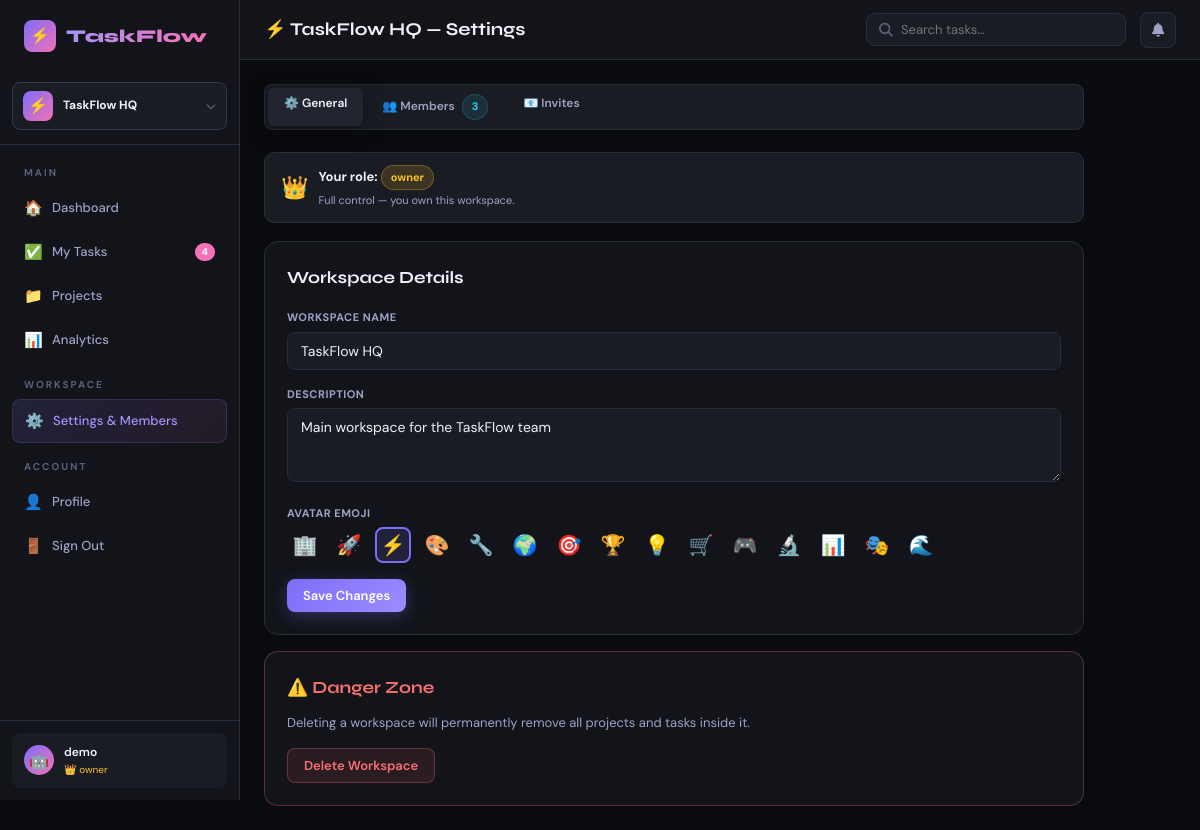
/workspaces/1/settings (signed in), run on the app's committed database.
### taskflow 2/app.py (models this page shows)
class Workspace(db.Model):
    id          = db.Column(db.Integer, primary_key=True)
    name        = db.Column(db.String(120), nullable=False)
    slug        = db.Column(db.String(80), unique=True, nullable=False)
    description = db.Column(db.Text)
    avatar      = db.Column(db.String(4), default='🏢')
    plan        = db.Column(db.String(20), default='free')
    created     = db.Column(db.DateTime, default=datetime.utcnow)
    owner_id    = db.Column(db.Integer, db.ForeignKey('user.id'))
    members     = db.relationship('WorkspaceMember', backref='workspace', lazy=True, cascade='all,delete')
    projects    = db.relationship('Project', backref='workspace', lazy=True, cascade='all,delete')
    invites     = db.relationship('WorkspaceInvite', backref='workspace', lazy=True, cascade='all,delete')

class User(db.Model):
    id            = db.Column(db.Integer, primary_key=True)
    username      = db.Column(db.String(80), unique=True, nullable=False)
    email         = db.Column(db.String(120), unique=True, nullable=False)
    password      = db.Column(db.String(256), nullable=False)
    avatar        = db.Column(db.String(2), default='😎')
    role          = db.Column(db.String(20), default='member')
    created       = db.Column(db.DateTime, default=datetime.utcnow)
    active_ws_id  = db.Column(db.Integer, db.ForeignKey('workspace.id'), nullable=True)
    tasks         = db.relationship('Task', foreign_keys='Task.assignee_id', backref='assignee', lazy=True)
    created_tasks = db.relationship('Task', foreign_keys='Task.creator_id', backref='creator', lazy=True)
    notifications = db.relationship('Notification', backref='user', lazy=True)

class WorkspaceMember(db.Model):
    id           = db.Column(db.Integer, primary_key=True)
    workspace_id = db.Column(db.Integer, db.ForeignKey('workspace.id'), nullable=False)
    user_id      = db.Column(db.Integer, db.ForeignKey('user.id'), nullable=False)
    role         = db.Column(db.String(20), default='member')  # owner/admin/member/viewer
    joined       = db.Column(db.DateTime, default=datetime.utcnow)
    user         = db.relationship('User', backref='workspace_memberships')

### taskflow 2/app.py (the view)
@app.route('/workspaces/<int:wid>/settings', methods=['GET','POST'])
@login_required
def workspace_settings(wid):
    u = current_user(); ws = Workspace.query.get_or_404(wid)
    role = get_ws_role(ws, u)
    if not role: return redirect(url_for('dashboard'))
    if request.method == 'POST' and role in ('owner','admin'):
        ws.name = request.form.get('name', ws.name)
        ws.description = request.form.get('description', ws.description)
        ws.avatar = request.form.get('avatar', ws.avatar)
        db.session.commit(); flash('Workspace updated!', 'success')
    members = WorkspaceMember.query.filter_by(workspace_id=wid).all()
    invites = WorkspaceInvite.query.filter_by(workspace_id=wid, accepted=False).all()
    return render_template('workspace_settings.html', user=u, ws=ws, role=role,
                           members=members, invites=invites)

### taskflow 2/app.py (called while the page is built)
def login_required(f):
    @wraps(f)
    def decorated(*args, **kwargs):
        if 'user_id' not in session:
            return redirect(url_for('login'))
        return f(*args, **kwargs)
    return decorated

def current_user():
    if 'user_id' in session:
        return User.query.get(session['user_id'])
    return None

def active_workspace():
    u = current_user()
    if not u: return None
    if u.active_ws_id:
        ws = Workspace.query.get(u.active_ws_id)
        if ws: return ws
    ws = Workspace.query.filter_by(owner_id=u.id).first()
    if ws: u.active_ws_id = ws.id; db.session.commit()
    return ws

def get_ws_role(ws, user):
    m = WorkspaceMember.query.filter_by(workspace_id=ws.id, user_id=user.id).first()
    return m.role if m else None

### taskflow 2/templates/workspace_settings.html (shortened to what this page needs)
{% extends 'base.html' %}
{% block topbar_title %}{{ ws.avatar }} {{ ws.name }} — Settings{% endblock %}
{% block content %}
<div class="fade-in" style="max-width:820px;">
  <div class="tabs fade-in" style="margin-bottom:22px;">
    <div class="tab active" onclick="switchTab('general')">⚙️ General</div>
    <div class="tab" onclick="switchTab('members')">👥 Members <span class="badge-member badge" style="margin-left:4px;">{{ members|length }}</span></div>
    <div class="tab" onclick="switchTab('invites')">📧 Invites {% if invites %}<span class="badge-medium badge" style="margin-left:4px;">{{ invites|length }}</span>{% endif %}</div>
  </div>
  <div style="display:flex;align-items:center;gap:10px;background:var(--surface2);border:1px solid var(--border);border-radius:10px;padding:12px 16px;margin-bottom:18px;font-size:13px;">
    <div style="font-size:22px;">{% if role=='owner' %}👑{% elif role=='admin' %}⚡{% elif role=='viewer' %}👁{% else %}👤{% endif %}</div>
    <div>
      <div style="font-weight:700;">Your role: <span class="badge badge-{{ role }}">{{ role }}</span></div>
      <div style="font-size:11px;color:var(--text2);margin-top:2px;">
        {% if role=='owner' %}Full control — you own this workspace.
        {% elif role=='admin' %}Can invite members, manage projects, and edit workspace details.
        {% elif role=='member' %}Can create and manage tasks. Cannot invite or manage workspace settings.
        {% else %}Read-only access. You can view projects and tasks but cannot make changes.{% endif %}
      </div>
    </div>
  </div>
  <div class="tab-content active" id="tab-general">
    <div class="card fade-in-2" style="margin-bottom:16px;">
      <div class="section-title" style="margin-bottom:18px;">Workspace Details</div>
      {% if role in ('owner','admin') %}
      <form method="POST">
        <div class="form-group">
          <label class="form-label">Workspace Name</label>
          <input type="text" name="name" class="form-control" value="{{ ws.name }}" required>
        </div>
        <div class="form-group">
          <label class="form-label">Description</label>
          <textarea name="description" class="form-control" rows="3">{{ ws.description or '' }}</textarea>
        </div>
        <div class="form-group">
          <label class="form-label">Avatar Emoji</label>
          <div style="display:flex;gap:8px;flex-wrap:wrap;margin-bottom:6px;">
            {% for e in ['🏢','🚀','⚡','🎨','🔧','🌍','🎯','🏆','💡','🛒','🎮','🔬','📊','🎭','🌊'] %}
            <div onclick="selectEm('{{ e }}')" style="cursor:pointer;width:36px;height:36px;border-radius:8px;display:flex;align-items:center;justify-content:center;font-size:20px;border:2px solid {% if ws.avatar==e %}var(--accent){% else %}transparent{% endif %};background:{% if ws.avatar==e %}rgba(124,109,250,0.15){% else %}'' {% endif %};transition:.2s;" class="em-opt">{{ e }}</div>
            {% endfor %}
          </div>
        </div>
        <button type="submit" class="btn btn-primary">Save Changes</button>
      </form>
      {% endif %}
    </div>
    {% if role == 'owner' %}
    <div class="card" style="border-color:rgba(248,113,113,0.3);">
      <div class="section-title" style="color:var(--red);margin-bottom:12px;">⚠️ Danger Zone</div>
      <div style="font-size:13px;color:var(--text2);margin-bottom:14px;">Deleting a workspace will permanently remove all projects and tasks inside it.</div>
      <button class="btn btn-danger" onclick="showToast('Workspace deletion not implemented in demo','error')">Delete Workspace</button>
    </div>
    {% endif %}
  </div>
</div>
{% endblock %}

### taskflow 2/templates/base.html (shortened to what this page needs)
<!DOCTYPE html>
<html lang="en">
<head>
<link rel="stylesheet" href="https://cdnjs.cloudflare.com/ajax/libs/font-awesome/6.4.0/css/all.min.css">
</head>
<body>
<div class="app-layout">
{% if session.user_id %}
<aside class="sidebar" id="sidebar">
  <div class="sidebar-logo">
    <div class="logo-icon">⚡</div>
    <span>TaskFlow</span>
  </div>
  {% if ws %}
  <div class="ws-switcher" onclick="document.getElementById('ws-dropdown').classList.toggle('open');event.stopPropagation();">
    <div class="ws-chip">
      <div class="ws-avatar">{{ ws.avatar }}</div>
      <div class="ws-name">{{ ws.name }}</div>
      <i class="fas fa-chevron-down" style="font-size:10px;color:var(--text3);"></i>
    </div>
  </div>
  {% endif %}
  <nav>
    <div class="sidebar-section">Main</div>
    <a href="/dashboard" class="nav-item {% if request.endpoint=='dashboard' %}active{% endif %}">
      <span class="icon">🏠</span> Dashboard
    </a>
    <a href="/tasks" class="nav-item {% if request.endpoint=='tasks' %}active{% endif %}">
      <span class="icon">✅</span> My Tasks
      {% if overdue_count %}<span class="nav-badge">{{ overdue_count }}</span>{% endif %}
    </a>
    <a href="/projects" class="nav-item {% if 'project' in request.endpoint %}active{% endif %}">
      <span class="icon">📁</span> Projects
    </a>
    <a href="/analytics" class="nav-item {% if request.endpoint=='analytics' %}active{% endif %}">
      <span class="icon">📊</span> Analytics
    </a>
    {% if ws %}
    <div class="sidebar-section">Workspace</div>
    <a href="/workspaces/{{ ws.id }}/settings" class="nav-item {% if request.endpoint=='workspace_settings' %}active{% endif %}">
      <span class="icon">⚙️</span> {% if can_admin_ws %}Settings & Members{% else %}View Members{% endif %}
    </a>
    {% endif %}
    <div class="sidebar-section">Account</div>
    <a href="/profile" class="nav-item {% if request.endpoint=='profile' %}active{% endif %}">
      <span class="icon">👤</span> Profile
    </a>
    <a href="/logout" class="nav-item"><span class="icon">🚪</span> Sign Out</a>
  </nav>
  <div class="sidebar-footer">
    <a href="/profile" class="user-chip">
      <div class="user-avatar">{{ user.avatar if user else '👤' }}</div>
      <div>
        <div class="user-name">{{ user.username if user else 'User' }}</div>
        <div class="user-role" style="display:flex;align-items:center;gap:4px;">{% if ws_role %}<span style="color:{% if ws_role=='owner' %}var(--amber){% elif ws_role=='admin' %}var(--accent2){% elif ws_role=='viewer' %}var(--text3){% else %}var(--cyan){% endif %};">{% if ws_role=='owner' %}👑{% elif ws_role=='admin' %}⚡{% elif ws_role=='viewer' %}👁{% else %}👤{% endif %} {{ ws_role }}</span>{% endif %}</div>
      </div>
    </a>
  </div>
</aside>
{% endif %}
<div class="main-content">
{% if session.user_id %}
<header class="topbar">
  <div class="topbar-title">{% block topbar_title %}{% endblock %}</div>
  <div style="position:relative;">
    <div class="search-box">
      <i class="fas fa-search"></i>
      <input type="text" id="search-input" placeholder="Search tasks…" autocomplete="off">
    </div>
  </div>
  <div style="position:relative;">
    <div class="notif-btn" id="notif-btn" onclick="toggleNotif()">
      <i class="fas fa-bell"></i>
    </div>
  </div>
</header>
{% endif %}
<div class="page-content">
{% block content %}{% endblock %}
</div>
</div>
</div>
</body>
</html>

### data on the page
Workspace: avatar "⚡", name "TaskFlow HQ", description "Main workspace for the TaskFlow team"
User: avatar "🤖", username "demo"
WorkspaceMember: role "owner"

### other printed values
{{ overdue_count }} "4"
{{ members|length }} "3"
{{ e }} "🏢" "🚀" "⚡" "🎨" "🔧" "🌍" "🎯" "🏆" "💡" "🛒" "🎮" "🔬" "📊" "🎭" "🌊"
